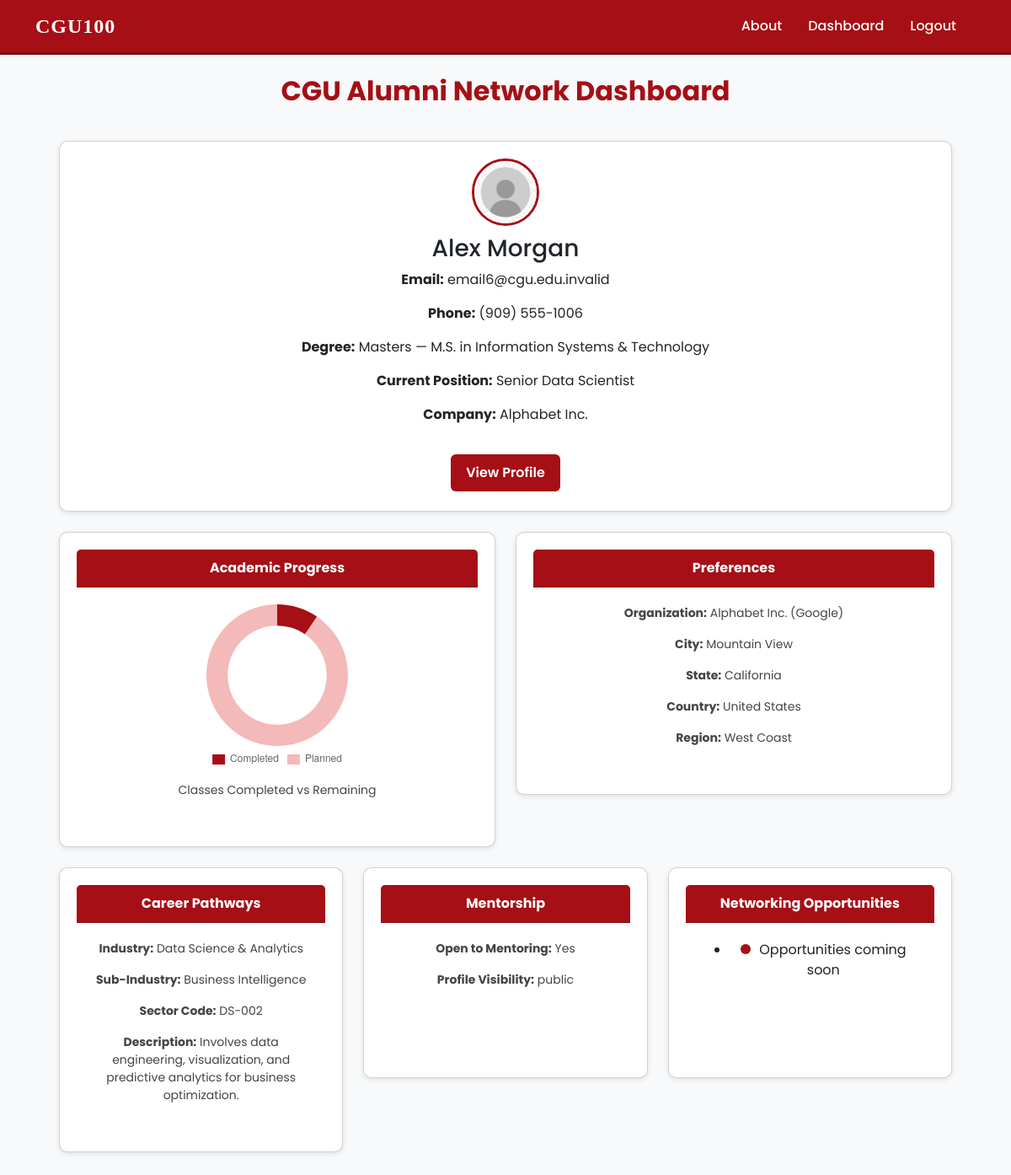
The app's page /dashboard (signed in) with its own data.
### tables this page shows
CREATE TABLE users (
    user_id INTEGER PRIMARY KEY AUTOINCREMENT,

    user_type TEXT CHECK (user_type IN ('student', 'alumni')) NOT NULL,

    first_name TEXT NOT NULL,
    last_name TEXT NOT NULL,
    email TEXT UNIQUE NOT NULL,
    password_hash TEXT NOT NULL,

    phone_number TEXT,
    bio TEXT,
    resume_url TEXT,
    portfolio_url TEXT,
    linkedin_url TEXT,
    degree_concentration_id INTEGER,

    -- Student fields
    current_year INTEGER CHECK(current_year BETWEEN 1 AND 6),
    expected_graduation_year INTEGER,
    desired_industry_id INTEGER,
    desired_job_location_id INTEGER,
    is_seeking_mentorship BOOLEAN DEFAULT 0,

    -- Alumni fields
    graduation_year INTEGER,
    industry_id INTEGER,
    job_location_id INTEGER,
    current_position TEXT,
    company_name TEXT,
    is_mentor BOOLEAN DEFAULT 0,

    profile_visibility TEXT 
        CHECK(profile_visibility IN ('public','private','institution-only')) 
        DEFAULT 'institution-only',

    created_at DATETIME DEFAULT CURRENT_TIMESTAMP,
    updated_at DATETIME DEFAULT CURRENT_TIMESTAMP,

    FOREIGN KEY (degree_concentration_id) REFERENCES degree_concentrations(degree_concentration_id)
        ON UPDATE CASCADE ON DELETE SET NULL,

    FOREIGN KEY (desired_industry_id) REFERENCES industries(industry_id)
        ON UPDATE CASCADE ON DELETE SET NULL,

    FOREIGN KEY (industry_id) REFERENCES industries(industry_id)
        ON UPDATE CASCADE ON DELETE SET NULL,

    FOREIGN KEY (desired_job_location_id) REFERENCES job_locations(job_location_id)
        ON UPDATE CASCADE ON DELETE SET NULL,

    FOREIGN KEY (job_location_id) REFERENCES job_locations(job_location_id)
        ON UPDATE CASCADE ON DELETE SET NULL
);

CREATE TABLE degree_concentrations (
    degree_concentration_id INTEGER PRIMARY KEY AUTOINCREMENT,
    degree_name TEXT NOT NULL,
    concentration_name TEXT,
    department TEXT,
    description TEXT,
    degree_level TEXT 
        CHECK(degree_level IN ('Bachelors','Masters','PhD','Certificate','Professional Doctorate'))
        DEFAULT 'Masters',
    active BOOLEAN DEFAULT 1,

    created_at DATETIME DEFAULT CURRENT_TIMESTAMP,
    updated_at DATETIME DEFAULT CURRENT_TIMESTAMP
);

CREATE TABLE job_locations (
    job_location_id INTEGER PRIMARY KEY AUTOINCREMENT,
    city TEXT,
    state TEXT,
    country TEXT DEFAULT 'United States',
    region TEXT CHECK(region IN (
        'West Coast','East Coast','Midwest','South',
        'Europe','Asia-Pacific','Other'
    )),
    postal_code TEXT,
    organization_name TEXT,
    remote_option BOOLEAN DEFAULT 0,
    latitude REAL,
    longitude REAL,

    created_at DATETIME DEFAULT CURRENT_TIMESTAMP,
    updated_at DATETIME DEFAULT CURRENT_TIMESTAMP
);

CREATE TABLE industries (
    industry_id INTEGER PRIMARY KEY AUTOINCREMENT,
    industry_name TEXT UNIQUE NOT NULL,
    sub_industry TEXT,
    description TEXT,
    sector_code TEXT,
    active BOOLEAN DEFAULT 1,

    created_at DATETIME DEFAULT CURRENT_TIMESTAMP,
    updated_at DATETIME DEFAULT CURRENT_TIMESTAMP
);

### app/main.py (the view)
@app.route('/dashboard')
def dashboard():
    if not session.get('logged_in'):
        return redirect(url_for('login'))
    user_id = session['user_id']
    user_type = session['user_type']
    conn = get_db_connection()
    cur = conn.cursor()
    cur.execute("""
        SELECT
            u.user_id AS id,
            u.user_type,
            u.first_name,
            u.last_name,
            u.email,
            u.phone_number,

            u.current_year,
            u.expected_graduation_year,
            u.graduation_year,
            u.current_position,
            u.company_name,

            u.profile_visibility,
            u.is_seeking_mentorship,
            u.is_mentor,

            dc.degree_level,
            dc.degree_name,
            dc.concentration_name,

            ind.industry_name,
            ind.sub_industry,
            ind.sector_code,
            ind.description AS industry_description,

            jl.organization_name AS loc_org,
            jl.city AS loc_city,
            jl.state AS loc_state,
            jl.country AS loc_country,
            jl.region AS loc_region

        FROM users u

        LEFT JOIN degree_concentrations dc
            ON u.degree_concentration_id = dc.degree_concentration_id

        LEFT JOIN industries ind
            ON ind.industry_id =
                CASE
                    WHEN u.user_type = 'student' THEN u.desired_industry_id
                    ELSE u.industry_id
                END

        LEFT JOIN job_locations jl
            ON jl.job_location_id =
                CASE
                    WHEN u.user_type = 'student' THEN u.desired_job_location_id
                    ELSE u.job_location_id
                END

        WHERE u.user_id = ?
    """, (user_id,))
    row = cur.fetchone()
    conn.close()
    if not row:
        flash("Could not load your dashboard.")
        return redirect(url_for('logout'))
    dashboard = dict(row)
    dashboard["full_name"] = f"{dashboard['first_name']} {dashboard['last_name']}"
    return render_template("dashboard.html", dashboard=dashboard)

### app/main.py (called while the page is built)
def get_db_connection():
    conn = sqlite3.connect(DB_PATH)
    conn.row_factory = sqlite3.Row
    return conn

@app.before_request
def require_login():
    allowed_routes = ['index', 'register', 'login', 'static']
    if request.endpoint not in allowed_routes and not session.get('logged_in'):
        return redirect(url_for('login'))

### templates/dashboard.html (shortened to what this page needs)
{% extends 'base.html' %} {% block content %}
<h2 class="fw-bold text-center mb-4" style="color: var(--cgu-red)">
  CGU Alumni Network Dashboard
</h2>
<div class="dashboard-container">
  <div class="row mb-4">
    <div class="col-12">
      <div class="card profile-card">
        <img
          src="{{ url_for('static', filename='profile_placeholder.png') }}"
          alt="Profile"
          class="profile-pic" />
        <h3>{{ dashboard.full_name }}</h3>
        <p><strong>Email:</strong> {{ dashboard.email }}</p>
        <p>
          <strong>Phone:</strong> {{ dashboard.phone_number or 'Not provided' }}
        </p>
        <p>
          <strong>Degree:</strong> {{ dashboard.degree_level }} — {{
          dashboard.degree_name }}
        </p>
        {% if dashboard.user_type == 'student' %}
        <p>
          <strong>Years in Program:</strong> {{ dashboard.current_year or 'N/A'
          }}
        </p>
        <p>
          <strong>Expected Graduation:</strong> {{
          dashboard.expected_graduation_year or 'N/A' }}
        </p>
        {% else %}
        <p>
          <strong>Current Position:</strong> {{ dashboard.current_position or
          'N/A' }}
        </p>
        <p><strong>Company:</strong> {{ dashboard.company_name or 'N/A' }}</p>
        {% endif %}
        <div class="profile-actions mt-3">
          <a href="{{ url_for('profile') }}" class="btn">View Profile</a>
        </div>
      </div>
    </div>
  </div>
  <div class="row g-4 mb-4">
    <div class="col-lg-6">
      <div class="card stat-card">
        <div class="card-header">Academic Progress</div>
        <div class="card-body">
          <canvas id="progressChart"></canvas>
          <p style="margin-top: 10px">Classes Completed vs Remaining</p>
        </div>
      </div>
    </div>
    <div class="col-lg-6">
      <div class="card stat-card">
        <div class="card-header">Preferences</div>
        <div class="card-body">
          <p>
            <strong>Organization:</strong> {{ dashboard.loc_org or 'Not set' }}
          </p>
          <p><strong>City:</strong> {{ dashboard.loc_city or 'Not set' }}</p>
          <p><strong>State:</strong> {{ dashboard.loc_state or 'Not set' }}</p>
          <p>
            <strong>Country:</strong> {{ dashboard.loc_country or 'Not set' }}
          </p>
          <p>
            <strong>Region:</strong> {{ dashboard.loc_region or 'Not set' }}
          </p>
        </div>
      </div>
    </div>
  </div>
  <div class="row g-4">
    <div class="col-lg-4">
      <div class="card stat-card">
        <div class="card-header">Career Pathways</div>
        <div class="card-body">
          <p>
            <strong>Industry:</strong> {{ dashboard.industry_name or 'Not set'
            }}
          </p>
          <p>
            <strong>Sub-Industry:</strong> {{ dashboard.sub_industry or 'Not
            set' }}
          </p>
          <p>
            <strong>Sector Code:</strong> {{ dashboard.sector_code or 'Not set'
            }}
          </p>
          <p>
            <strong>Description:</strong> {{ dashboard.industry_description or
            'Not available' }}
          </p>
        </div>
      </div>
    </div>
    <div class="col-lg-4">
      <div class="card stat-card">
        <div class="card-header">Mentorship</div>
        <div class="card-body">
          {% if dashboard.user_type == 'student' %}
          <p>
            <strong>Seeking Mentor:</strong>
            {{ 'Yes' if dashboard.is_seeking_mentorship else 'No' }}
          </p>
          <p>
            <strong>Profile Visibility:</strong> {{ dashboard.profile_visibility
            }}
          </p>
          {% else %}
          <p>
            <strong>Open to Mentoring:</strong>
            {{ 'Yes' if dashboard.is_mentor else 'No' }}
          </p>
          <p>
            <strong>Profile Visibility:</strong> {{ dashboard.profile_visibility
            }}
          </p>
          {% endif %}
        </div>
      </div>
    </div>
    <div class="col-lg-4">
      <div class="card stat-card">
        <div class="card-header">Networking Opportunities</div>
        <div class="card-body">
          <ul class="scholar-list">
            <li><span class="dot"></span> Opportunities coming soon</li>
          </ul>
        </div>
      </div>
    </div>
  </div>
</div>
<script>
  const completedClasses = 2;
  const plannedClasses = 19;
  const ctx = document.getElementById("progressChart").getContext("2d");
  new Chart(ctx, {
    type: "doughnut",
    data: {
      labels: ["Completed", "Planned"],
      datasets: [
        {
          data: [completedClasses, plannedClasses],
          backgroundColor: ["#a50f15", "#f4b9b9"],
          borderWidth: 0,
        },
      ],
    },
    options: {
      cutout: "70%",
      plugins: {
        legend: {
          position: "bottom",
          labels: { boxWidth: 15 },
        },
      },
    },
  });
</script>
{% endblock %}

### templates/base.html (shortened to what this page needs)
<!DOCTYPE html>
<html lang="en">
  <head>
    <link
      href="https://cdn.jsdelivr.net/npm/bootstrap@5.3.3/dist/css/bootstrap.min.css"
      rel="stylesheet" />
    <link
      rel="stylesheet"
      href="{{ url_for('static', filename='style.css') }}" />
  </head>
  <body class="flat-bg" style="font-family: 'Poppins', sans-serif">
    <nav class="navbar navbar-expand-lg bg-transparent">
      <div class="container">
        <a class="navbar-brand fw-bold text-white" href="{{ url_for('index') }}"
          >CGU100</a
        >
        <div id="nav" class="collapse navbar-collapse">
          <ul class="navbar-nav ms-auto">
            <li class="nav-item">
              <a class="nav-link text-white" href="#">About</a>
            </li>
            <li class="nav-item">
              <a class="nav-link text-white" href="{{ url_for('dashboard') }}"
                >Dashboard</a
              >
            </li>
            <li class="nav-item">
              <a class="nav-link text-white" href="{{ url_for('logout') }}"
                >Logout</a
              >
            </li>
          </ul>
        </div>
      </div>
    </nav>
    <div class="container py-4">
       {% block content %}{% endblock %}
    </div>
  </body>
</html>

### static/style.css (style rules this page uses)
:root { --cgu-red: #a50f15; --cgu-red-dark: #7f0b10; --cgu-red-light: #ffd7d7; --white: #ffffff; --black: #000000; --text-on-dark: #ffffff; --text-on-light: #1a1a1a; }
body { background-color: #f8f9fa; margin: 0; font-family: "Crimson Text", serif; }
.navbar { background-color: #a50f15 !important; border-bottom: 3px solid #7f0b10; }
.navbar-brand { color: #fff !important; font-family: "Playfair Display", serif; font-weight: 700; font-size: 1.5em; letter-spacing: 1px; }
.navbar-nav .nav-link { color: #fff !important; font-weight: 500; margin-right: 15px; transition: color 0.3s ease; }
.dashboard-container { max-width: 1100px; margin: 40px auto; padding: 0 20px; }
.dashboard-container .card-body { color: #222; }
.card { background: #fff; border-radius: 10px; box-shadow: 0 2px 6px rgba(0, 0, 0, 0.1); transition: transform 0.2s, box-shadow 0.2s; text-align: center; padding: 20px; overflow: visible; min-height: 250px; display: flex; flex-direction: column; justify-content: space-between; }
.card-header { padding: 10px; font-weight: bold; color: #fff; background: #a50f15; border-radius: 8px 8px 0 0; text-align: center; }
.card-body { padding: 20px; }
.stat-card p { font-size: 14px; color: #444; }
.btn, button, .logout-btn { background-color: #a50f15; color: #fff; font-weight: 600; border: none; border-radius: 6px; padding: 10px 18px; cursor: pointer; transition: all 0.3s ease; text-decoration: none; display: inline-block; margin: 3px; }
.profile-card { display: flex; flex-direction: column; align-items: center; background: #f9f9f9; padding: 20px; }
.profile-pic { width: 80px; height: 80px; border-radius: 50%; object-fit: cover; margin-bottom: 10px; border: 3px solid #a50f15; }
.profile-actions { display: flex; gap: 10px; margin-top: 10px; }
#progressChart { display: block; margin: 0 auto; max-width: 200px; max-height: 200px; }
.dot { height: 12px; width: 12px; border-radius: 50%; background-color: var(--cgu-red); display: inline-block; margin-right: 6px; }
.card.profile-card { background: #fff; padding: 20px; display: flex; flex-direction: column; align-items: center; }

### records on screen
users: email "email6@cgu.edu.invalid", phone_number "(909) 555-1006", current_position "Senior Data Scientist", company_name "Alphabet Inc.", is_mentor "Yes", profile_visibility "public"
degree_concentrations: degree_level "Masters", degree_name "M.S. in Information Systems & Technology"
job_locations: organization_name "Alphabet Inc. (Google)", city "Mountain View", state "California", country "United States", region "West Coast"
industries: industry_name "Data Science & Analytics", sub_industry "Business Intelligence", sector_code "DS-002", description "Involves data engineering, visualization, and predictive analytics for business optimization."

### other values on screen
{{ dashboard.full_name }} "Alex Morgan"
